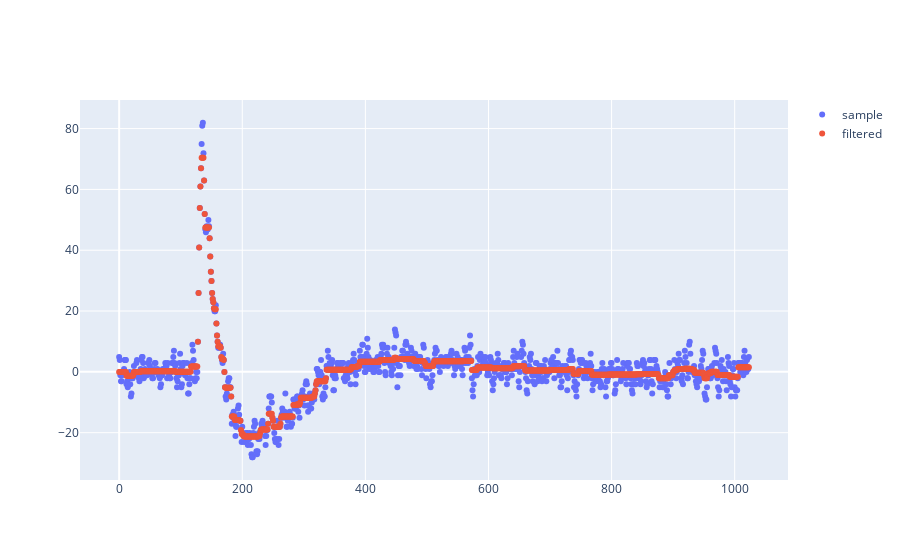

Notebook source saved alongside this figure:
### Code cell
fig = go.Figure()
run=29177
filtering=14
startp = None
endp = None
idx+=1
fig.add_trace(go.Scatter(y=((wfsets[run].waveforms[idx].adcs - wfsets[run].waveforms[idx].baseline)*-1)[startp:endp], mode='markers', name='sample'))
fig.add_trace(go.Scatter(y=(denoiser.apply_denoise(wfsets[run].waveforms[idx].adcs - wfsets[run].waveforms[idx].baseline, 14)*-1)[startp:endp], mode='markers', name='filtered'))

### Figure 1 — Plotly figure (JSON) as saved in the notebook; plotly's stock layout.template omitted (floating-point values rounded to 4 significant figures; data arrays with more than 128 entries replaced by an {"elided": "..."} marker saying what was removed)
{"data": [{"mode": "markers", "name": "sample", "type": "scatter", "y": {"elided": "1024 float values"}}, {"mode": "markers", "name": "filtered", "type": "scatter", "y": {"elided": "1024 float values"}}], "layout": {}}
